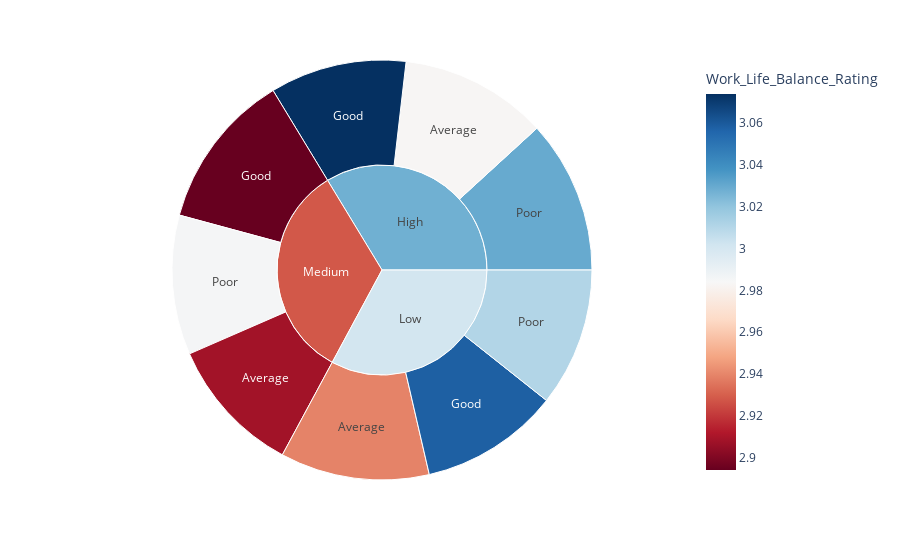

Write notebook code for a chart like this one.
### Code cell
px.sunburst(data_frame=df, path=["Stress_Level", "Sleep_Quality"], color="Work_Life_Balance_Rating", color_continuous_scale="rdbu")

### Figure 1 — Plotly figure (JSON) as saved in the notebook; plotly's stock layout.template omitted (floating-point values rounded to 4 significant figures)
{"data": [{"branchvalues": "total", "customdata": [[2.983], [2.939], [2.908], [3.074], [3.058], [2.894], [3.03], [3.011], [2.986], [3.028], [3.001], [2.928]], "domain": {"x": [0, 1], "y": [0, 1]}, "hovertemplate": "labels=%{label}<br>count=%{value}<br>parent=%{parent}<br>id=%{id}<br>Work_Life_Balance_Rating=%{color}<extra></extra>", "ids": ["High/Average", "Low/Average", "Medium/Average", "High/Good", "Low/Good", "Medium/Good", "High/Poor", "Low/Poor", "Medium/Poor", "High", "Low", "Medium"], "labels": ["Average", "Average", "Average", "Good", "Good", "Good", "Poor", "Poor", "Poor", "High", "Low", "Medium"], "marker": {"coloraxis": "coloraxis", "colors": [2.983, 2.939, 2.908, 3.074, 3.058, 2.894, 3.03, 3.011, 2.986, 3.028, 3.001, 2.928]}, "name": "", "parents": ["High", "Low", "Medium", "High", "Low", "Medium", "High", "Low", "Medium", "", "", ""], "type": "sunburst", "values": [293, 296, 273, 271, 276, 312, 304, 275, 277, 868, 847, 862]}], "layout": {"autosize": true, "coloraxis": {"colorbar": {"title": {"text": "Work_Life_Balance_Rating"}}, "colorscale": [[0, "rgb(103,0,31)"], [0.1, "rgb(178,24,43)"], [0.2, "rgb(214,96,77)"], [0.3, "rgb(244,165,130)"], [0.4, "rgb(253,219,199)"], [0.5, "rgb(247,247,247)"], [0.6, "rgb(209,229,240)"], [0.7, "rgb(146,197,222)"], [0.8, "rgb(67,147,195)"], [0.9, "rgb(33,102,172)"], [1, "rgb(5,48,97)"]]}, "legend": {"tracegroupgap": 0}, "margin": {"t": 60}}}
